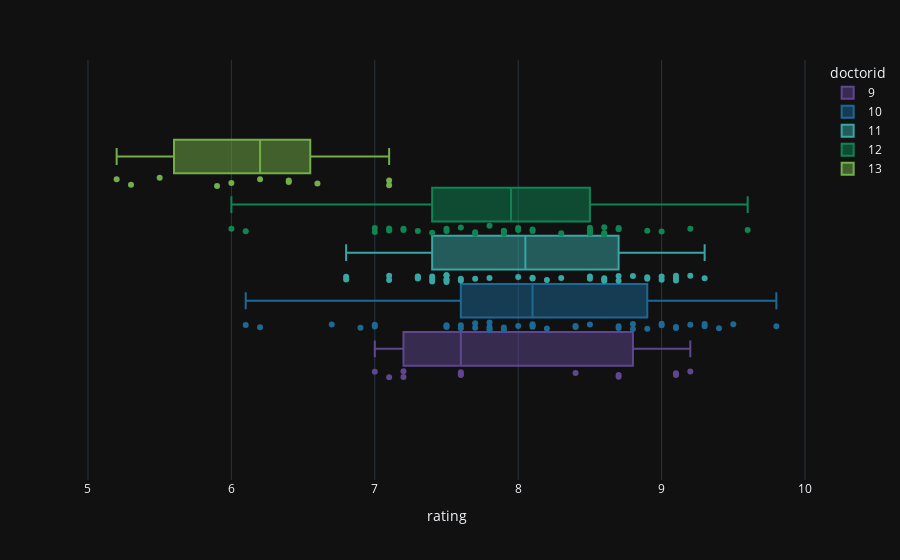

Write notebook code for a chart like this one.
### Markdown cell above
### Box Plots and Violin Plots

### Code cell
px.box(df, x='rating', color='doctorid', points='all')

### Figure 1 — Plotly figure (JSON) as saved in the notebook; plotly's stock layout.template omitted (floating-point values rounded to 4 significant figures)
{"data": [{"alignmentgroup": "True", "boxpoints": "all", "hovertemplate": "doctorid=9<br>rating=%{x}<extra></extra>", "legendgroup": "9", "marker": {"color": "rgb(95, 70, 144)"}, "name": "9", "notched": false, "offsetgroup": "9", "orientation": "h", "showlegend": true, "type": "box", "x": [7.6, 7.6, 7.6, 7, 7.1, 8.7, 7.2, 8.4, 9.2, 9.1, 7.2, 8.7, 9.1], "x0": " ", "xaxis": "x", "y0": " ", "yaxis": "y"}, {"alignmentgroup": "True", "boxpoints": "all", "hovertemplate": "doctorid=10<br>rating=%{x}<extra></extra>", "legendgroup": "10", "marker": {"color": "rgb(29, 105, 150)"}, "name": "10", "notched": false, "offsetgroup": "10", "orientation": "h", "showlegend": true, "type": "box", "x": [8.2, 7.5, 7.9, 8.4, 9.3, 7.8, 7.9, 6.9, 8.7, 8.8, 6.2, 6.1, 8.5, 9.3, 7.6, 8, 7.8, 8.1, 7, 7, 6.7, 7.5, 9, 9.2, 9.8, 8.8, 8.7, 8.4, 7.7, 7.8, 8.1, 8.1, 7.5, 7.6, 7.7, 7.8, 9.4, 9.5, 9, 8.9, 9.1, 9.1], "x0": " ", "xaxis": "x", "y0": " ", "yaxis": "y"}, {"alignmentgroup": "True", "boxpoints": "all", "hovertemplate": "doctorid=11<br>rating=%{x}<extra></extra>", "legendgroup": "11", "marker": {"color": "rgb(56, 166, 165)"}, "name": "11", "notched": false, "offsetgroup": "11", "orientation": "h", "showlegend": true, "type": "box", "x": [8.8, 7.6, 6.8, 8.7, 8.6, 7.1, 8.2, 7.3, 7.5, 9.3, 8.3, 9.1, 9.2, 8.6, 8.9, 8.9, 6.8, 9, 7.3, 7.5, 9.1, 8.1, 7.1, 8.5, 8.1, 7.7, 8.6, 7.3, 8.7, 7.5, 7.5, 7.6, 9, 8.5, 8, 7.4, 7.3, 7.8, 7.5, 7.4, 7.4, 9.1], "x0": " ", "xaxis": "x", "y0": " ", "yaxis": "y"}, {"alignmentgroup": "True", "boxpoints": "all", "hovertemplate": "doctorid=12<br>rating=%{x}<extra></extra>", "legendgroup": "12", "marker": {"color": "rgb(15, 133, 84)"}, "name": "12", "notched": false, "offsetgroup": "12", "orientation": "h", "showlegend": true, "type": "box", "x": [8, 7.8, 7.1, 8.9, 8, 7.4, 7, 8.5, 8.5, 6.1, 8.7, 7.9, 8.5, 8.5, 8.3, 8.1, 7.7, 7.6, 7.9, 8.6, 6, 8.6, 9.6, 8.7, 8.6, 7.5, 7.9, 7.2, 7.3, 7.5, 8.1, 8.5, 7.7, 7.2, 7.1, 7, 9.2, 9], "x0": " ", "xaxis": "x", "y0": " ", "yaxis": "y"}, {"alignmentgroup": "True", "boxpoints": "all", "hovertemplate": "doctorid=13<br>rating=%{x}<extra></extra>", "legendgroup": "13", "marker": {"color": "rgb(115, 175, 72)"}, "name": "13", "notched": false, "offsetgroup": "13", "orientation": "h", "showlegend": true, "type": "box", "x": [7.1, 6.2, 7.1, 5.3, 5.2, 6.6, 6.4, 5.9, 6.4, 5.5, 6], "x0": " ", "xaxis": "x", "y0": " ", "yaxis": "y"}], "layout": {"boxmode": "group", "legend": {"title": {"text": "doctorid"}, "tracegroupgap": 0}, "margin": {"t": 60}, "xaxis": {"anchor": "y", "domain": [0, 1], "title": {"text": "rating"}}, "yaxis": {"anchor": "x", "domain": [0, 1]}}}
